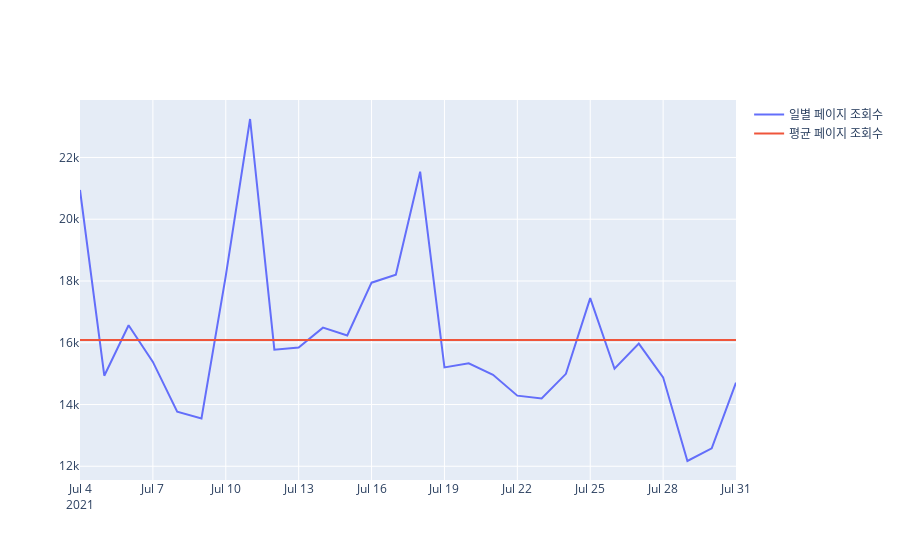

Write notebook code for a chart like this one.
### Code cell
fig = go.Figure()

fig.add_trace(go.Scatter(x=df['date'], y=df['pv'], name='일별 페이지 조회수'))
fig.add_trace(go.Scatter(x=df['date'], y=df['avg_pv'],  name='평균 페이지 조회수'))
fig.show()
